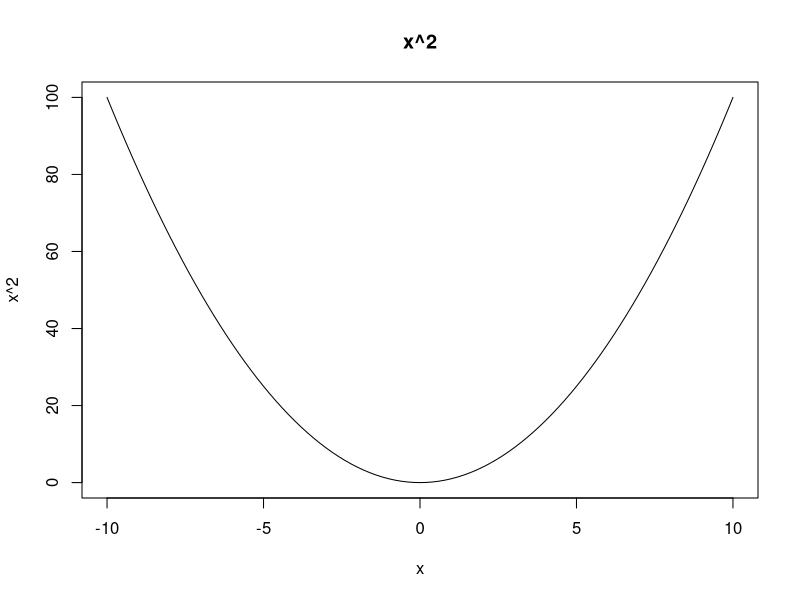

Write R code to recreate this figure. (Note: this script raises an error after producing the figure.)
## ---- chunk 1
options(htmltools.dir.version = FALSE)
## ---- chunk 2

curve(x^2, from = -10, to = 10, main = "x^2")

## ---- chunk 3

x = A1*sin(t*f1+p1)*exp(-d1*t) + A2*sin(t*f2+p2)*exp(-d2*t)
y = A3*sin(t*f3+p3)*exp(-d3*t) + A4*sin(t*f4+p4)*exp(-d4*t)

